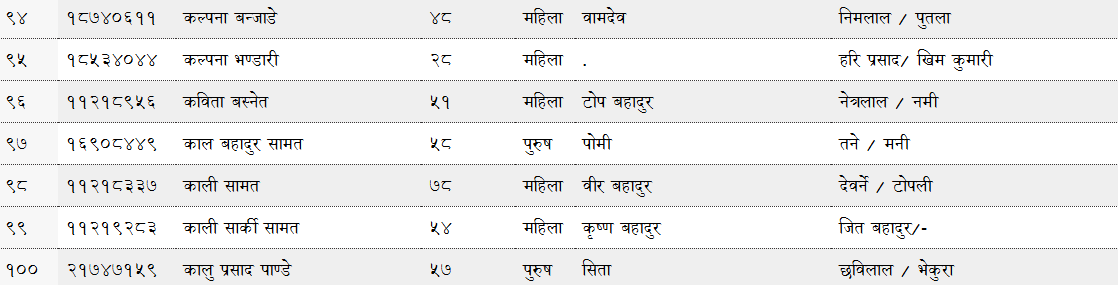
#> input picture testshot.png, 1118 x 285 px
$ python extractnep.py
#> lines starting #> are read from the running program, lines starting #| are printed output that depends on the picture
# # import cv2
# # import pytesseract
# # import pandas as pd

# # pytesseract.pytesseract.tesseract_cmd = r"C:\Program Files\Tesseract-OCR\tesseract.exe"

# # image = cv2.imread("Screenshot1.png")
# # gray = cv2.cvtColor(image, cv2.COLOR_BGR2GRAY)
# # gray = cv2.threshold(gray, 150, 255, cv2.THRESH_BINARY)[1]

# # text = pytesseract.image_to_string(gray, lang="nep", config="--psm 6")

# # lines = [l.strip() for l in text.split("\n") if l.strip()]
# # rows = []

# # for line in lines:
# #     tokens = line.split()

# #     if len(tokens) < 5:
# #         continue

# #     serial = tokens[0]
# #     voter_id = tokens[1]

# #     if "महिला" in tokens:
# #         gender_index = tokens.index("महिला")
# #         gender = "महिला"
# #     elif "पुरुष" in tokens:
# #         gender_index = tokens.index("पुरुष")
# #         gender = "पुरुष"
# #     else:
# #         continue

# #     name = " ".join(tokens[2:gender_index-1])
# #     age = tokens[gender_index-1]
# #     relation = " ".join(tokens[gender_index+1:])

# #     rows.append({
        # "सि.नं": serial,
        # "मतदाता नं": voter_id,
        # "नाम": name,
        # "उमेर": age,
        # "लिङ्ग": gender,
        # "पति/पिता/माता": relation
# #     })

# # df = pd.DataFrame(rows)
# # df.to_csv("output.csv", index=False, encoding="utf-8-sig")

# # print("✅ Extracted rows:", len(df))
# # print("✅ output.csv created successfully")


# import cv2
# import pytesseract
# import pandas as pd

# # ===============================
# # CONFIG
# # ===============================

# IMAGE_PATH = "Screenshot1.png"   # your image
# OUTPUT_CSV = "output.csv" # final csv

# pytesseract.pytesseract.tesseract_cmd = r"C:\Program Files\Tesseract-OCR\tesseract.exe"

# # ===============================
# # LOAD IMAGE
# # ===============================

# img = cv2.imread(IMAGE_PATH)

# if img is None:
#     raise Exception("❌ Image not found. Make sure image.png is in the same folder.")

# # ===============================
# # PREPROCESS (SAFE)
# # ===============================

# gray = cv2.cvtColor(img, cv2.COLOR_BGR2GRAY)

# gray = cv2.adaptiveThreshold(
#     gray,
#     255,
#     cv2.ADAPTIVE_THRESH_GAUSSIAN_C,
#     cv2.THRESH_BINARY,
#     31,
#     2
# )

# # ===============================
# # OCR (NEPALI)
# # ===============================

# text = pytesseract.image_to_string(
#     gray,
#     lang="nep",
#     config="--psm 6"
# )

# # ===============================
# # GUARANTEED OUTPUT
# # ===============================

# lines = [line.strip() for line in text.split("\n") if line.strip()]

# if len(lines) == 0:
#     raise Exception("❌ OCR returned no text. Check image quality.")

# # ===============================
# # SAVE RAW OCR TO CSV
# # ===============================

# df = pd.DataFrame({"OCR_TEXT": lines})
# df.to_csv(OUTPUT_CSV, index=False, encoding="utf-8-sig")

# print("✅ OCR SUCCESS")
# print("✅ Lines extracted:", len(lines))
# print("✅ CSV saved as:", OUTPUT_CSV)


import cv2
import pytesseract
import pandas as pd

# ===============================
# CONFIG
# ===============================

IMAGE_PATH = "testshot.png"
OUTPUT_CSV = "output_with_serial1.csv"

pytesseract.pytesseract.tesseract_cmd = r"C:\Program Files\Tesseract-OCR\tesseract.exe"

# ===============================
# LOAD & PREPROCESS IMAGE
# ===============================

img = cv2.imread(IMAGE_PATH)
#> img is the input picture: shape (285, 1118, 3); mean B, G, R 237, 237, 237.1
gray = cv2.cvtColor(img, cv2.COLOR_BGR2GRAY)

gray = cv2.adaptiveThreshold(
    gray, 255,
    cv2.ADAPTIVE_THRESH_GAUSSIAN_C,
    cv2.THRESH_BINARY, 31, 2
)
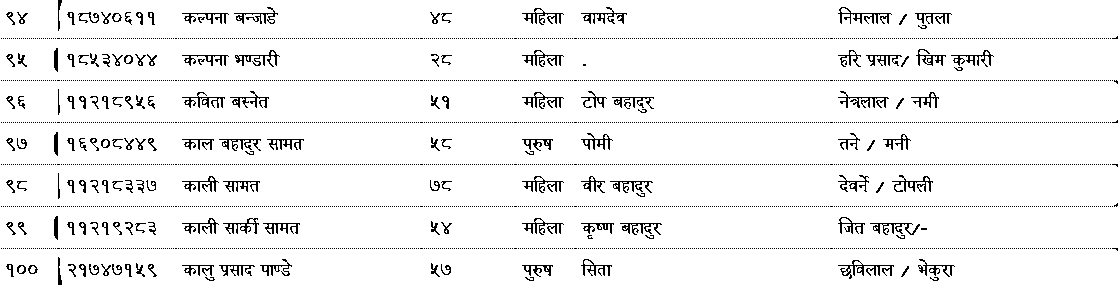
#> gray: shape (285, 1118); 94.8% white; black in thin lines or dots

# ===============================
# OCR
# ===============================

#> (the run stopped early here; a loop or call above may not have finished)

$ run again, with Screenshot1.png copied over testshot.png
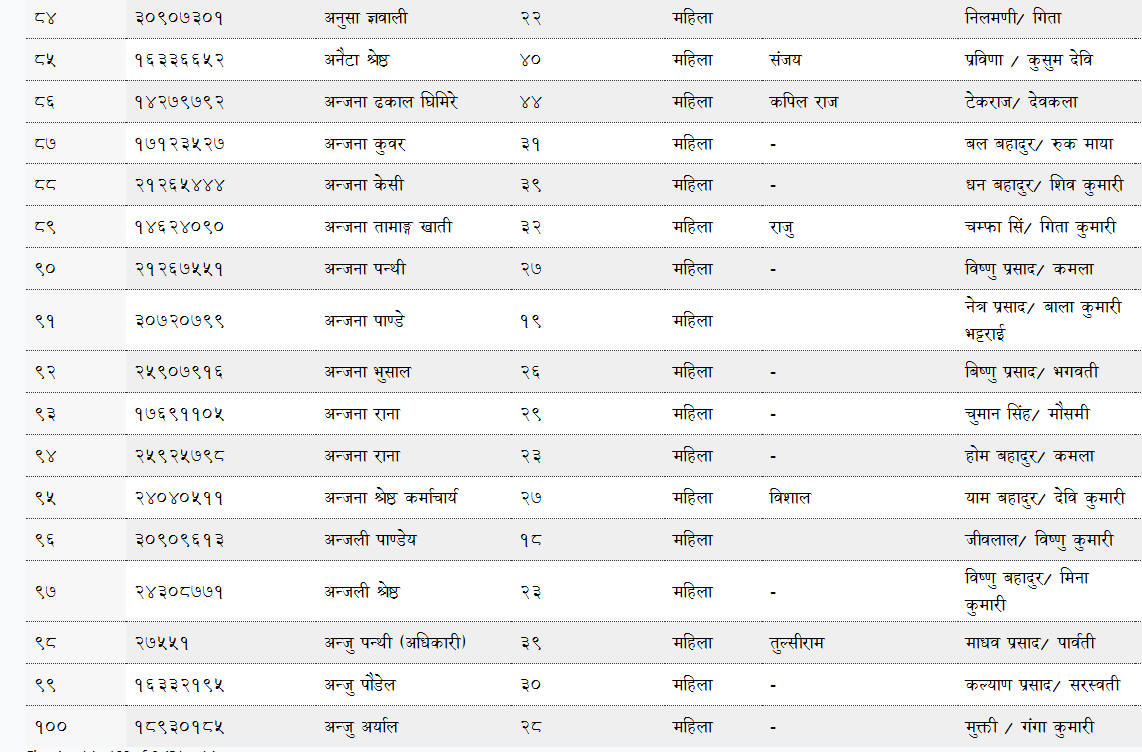
#> input picture Screenshot1.png, 1142 x 752 px
#> img is the input picture: shape (752, 1142, 3); mean B, G, R 238.7, 238.7, 238.7
#> `gray = cv2.adaptiveThreshold( gray, 255, cv2.ADAPTIVE_THRESH_GAUSSIAN_..`:
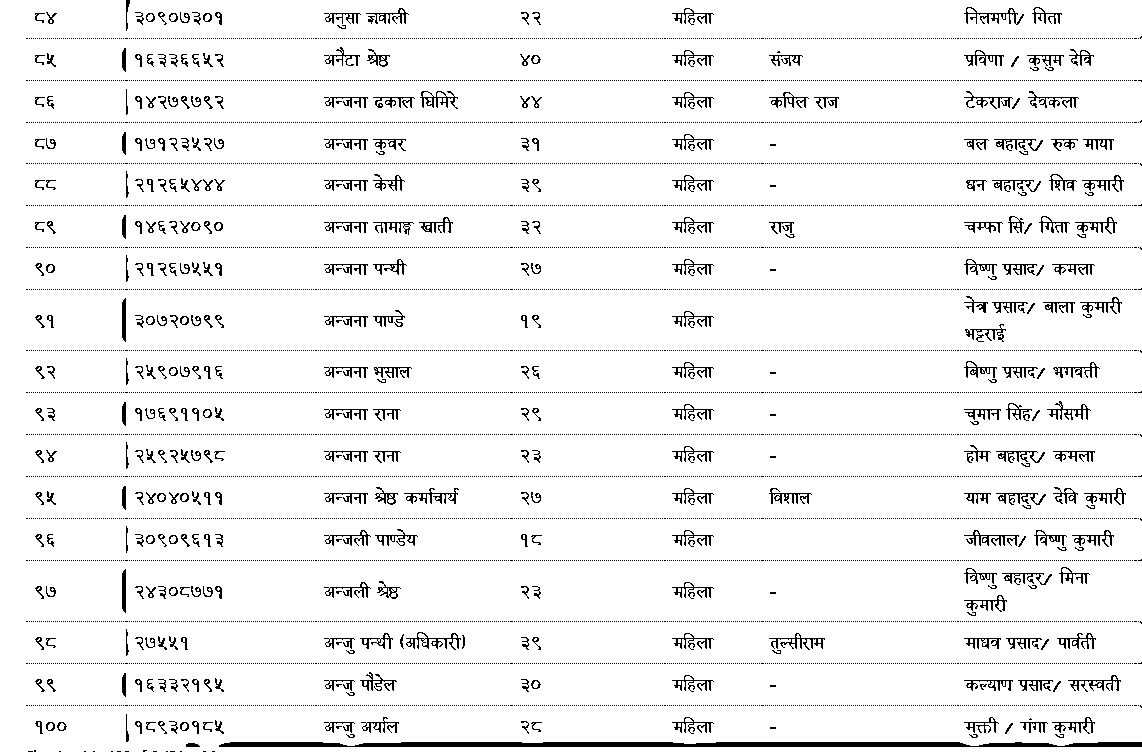
#> gray: shape (752, 1142); 94.8% white; black in thin lines or dots
